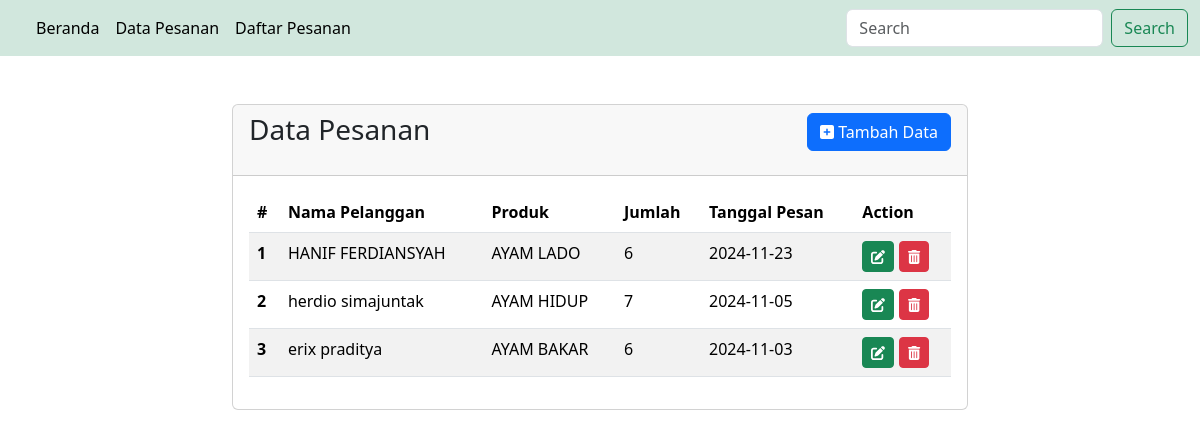
The page /Data_pesanan/index.php on the database its author committed.
### tables this page shows
CREATE TABLE `pesanans` (
  `id_pesanan` int(11) NOT NULL,
  `nama_pelanggan` varchar(100) NOT NULL,
  `produk` varchar(50) NOT NULL,
  `jumlah` int(11) NOT NULL,
  `tanggal_pesan` date NOT NULL
);

### Data_pesanan/index.php (the view, shortened to what this page needs)
<!DOCTYPE html>
<html lang="en">
<head>
    <link rel="stylesheet" href="../css/bootstrap.css">
    <link rel="stylesheet" href="../css/all.css">
</head>
<body>
    <?php
    include_once('../navbar.php');
    ?>
    <div class="container">
        <div class="row mt-5">
            <div class="col-8 m-auto">
                <div class="card">
                    <div class="card-header">
                        <h3 class="float-start">Data Pesanan</h3>
                        <p class="float-end"><a class="btn btn-primary" href="pesan.php"><i class="fa-solid fa-square-plus"></i> Tambah Data</a></p>
                    </div>
                    <div class="card-body">
                        <table class="table table-striped">
                            <thead>
                                <tr>
                                    <th scope="col">#</th>
                                    <th scope="col">Nama Pelanggan</th>
                                    <th scope="col">Produk</th>
                                    <th scope="col">Jumlah</th>
                                    <th scope="col">Tanggal Pesan</th>
                                    <th scope="col">Action</th>
                                </tr>
                            </thead>
                            <tbody>
                                <?php
                                include("../koneksi.php");
                                $tampil = "SELECT * FROM pesanans";
                                $proses = mysqli_query($koneksi, $tampil);
                                $nomor = 1;
                                foreach ($proses as $data) {
                                ?>
                                    <tr>
                                        <th scope="row"><?= $nomor++ ?></th>
                                        <td><?= $data['nama_pelanggan'] ?></td>
                                        <td><?= $data['produk'] ?></td>
                                        <td><?= $data['jumlah'] ?></td>
                                        <td><?= $data['tanggal_pesan'] ?></td>
                                        <td>
                                            <a class="btn btn-success btn-sm" href="edit.php?id=<?= $data['id_pesanan'] ?>"><i class="fa-solid fa-pen-to-square"></i></a>
                                            <button type="button" class="btn btn-danger btn-sm" data-bs-toggle="modal" data-bs-target="#hapus<?=$data['id_pesanan']?>">
                                                <i class="fa-solid fa-trash-can"></i>
                                            </button>
                                        </td>
                                    </tr>
                                <?php
                                }
                                ?>
                            </tbody>
                        </table>
                    </div>
                </div>
            </div>
        </div>
    </div>
</body>
</html>

### navbar.php (shortened to what this page needs)
<nav class="navbar navbar-expand-lg bg-success-subtle">
  <div class="container-fluid">
    <div class="collapse navbar-collapse" id="navbarSupportedContent">
      <ul class="navbar-nav me-auto mb-2 mb-lg-0">
        <li class="nav-item">
          <a class="nav-link active" aria-current="page" href="/UTS_HANIFFERDIANSYAH/index.php">Beranda</a>
        </li>
        <li class="nav-item">
          <a class="nav-link active" aria-current="page" href="/UTS_HANIFFERDIANSYAH/Data_pesanan/index.php">Data Pesanan</a>
        </li>
        <li class="nav-item">
          <a class="nav-link active" aria-current="page" href="/UTS_HANIFFERDIANSYAH/Data_pesanan/pesan.php">Daftar Pesanan</a>
        </li>
      </ul>
      <form class="d-flex" role="search">
        <input class="form-control me-2" type="search" placeholder="Search" aria-label="Search">
        <button class="btn btn-outline-success" type="submit">Search</button>
      </form>
    </div>
  </div>
</nav>

### rows shown on the page
pesanans: nama_pelanggan "HANIF FERDIANSYAH", produk "AYAM LADO", jumlah "6", tanggal_pesan "2024-11-23"
pesanans: nama_pelanggan "herdio simajuntak", produk "AYAM HIDUP", jumlah "7", tanggal_pesan "2024-11-05"
pesanans: nama_pelanggan "erix praditya", produk "AYAM BAKAR", jumlah "6", tanggal_pesan "2024-11-03"
